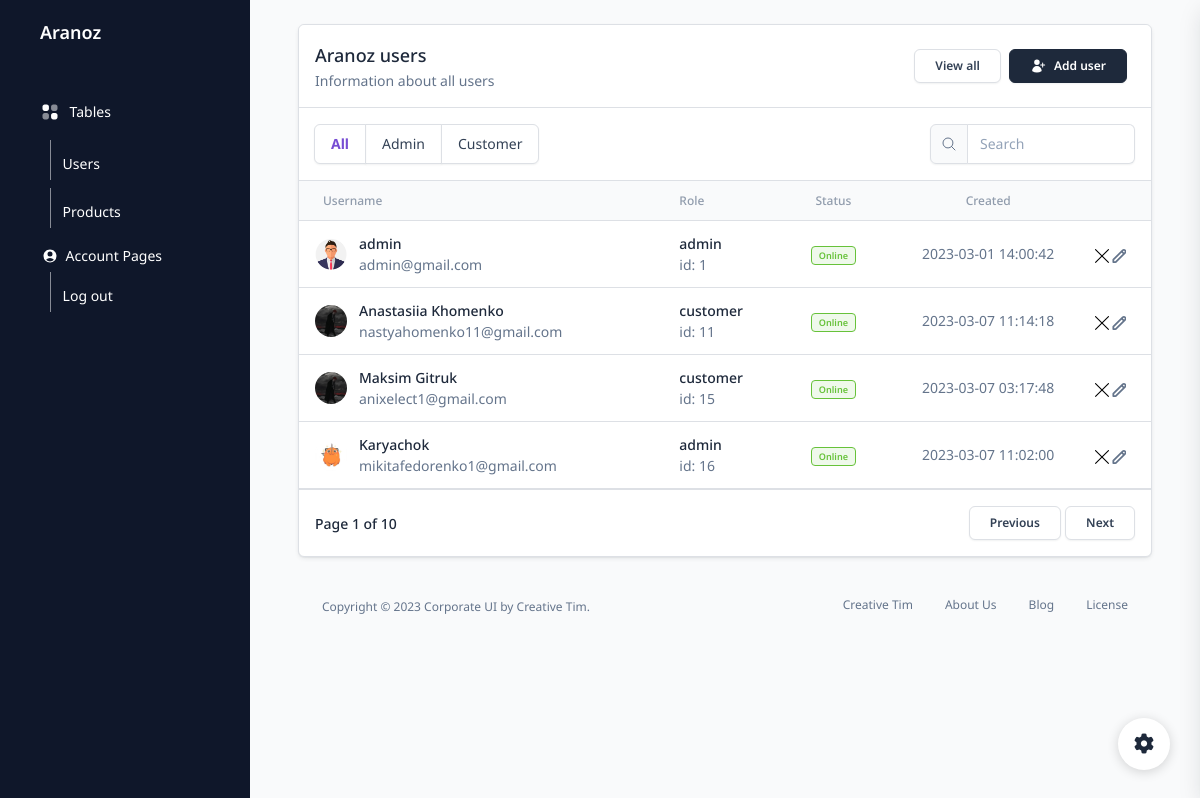
Screenshot of /admin/pages/page.php?page=users (signed in) with the database file from the repository.
### tables this page shows
CREATE TABLE `users` (
  `id` int(11) NOT NULL,
  `email` varchar(255) NOT NULL,
  `username` varchar(255) NOT NULL,
  `password` varchar(255) NOT NULL,
  `telephone` varchar(30) DEFAULT NULL,
  `avatar` varchar(255) NOT NULL DEFAULT 'default.jpg',
  `country` varchar(255) DEFAULT NULL,
  `city` varchar(50) DEFAULT NULL,
  `address` varchar(255) DEFAULT NULL,
  `postcode` int(8) DEFAULT NULL,
  `created` datetime NOT NULL DEFAULT current_timestamp(),
  `role` varchar(255) NOT NULL DEFAULT 'customer'
);

### admin/configs/helpers.php (called while the page is built, shortened)
<?php
	function isLogin() {
		if (isset($_COOKIE) || isset($_SESSION)) {
			$is_session = null;
			$is_cookie = null;
			if(isset($_COOKIE['user_id']))
				$is_cookie = $_COOKIE['user_id'] != null && isset($_COOKIE['user_id']);
			if( $is_session != null || $is_cookie != null && $is_session || $is_cookie) {
				return true;
			} else {
				return false;
			}
		} else {
			echo "Error SESSION: " . var_dump($_SESSION);
			echo  "Error COOKIE: " . var_dump($_COOKIE);
		}
	}
	function getAllUsers($boolean_val) {
		global $conn;
		if ($boolean_val)
			$sql = "SELECT * FROM users ORDER BY id ASC";
		else
			$sql = "SELECT * FROM users ORDER BY id DESC";
		return mysqli_query($conn, $sql);
	}
 ?>

### admin/pages/users.php (called while the page is built, shortened)
<?php
require($_SERVER['DOCUMENT_ROOT'] . '/admin/modules/users/all.php');

### admin/modules/users/all.php (the view, shortened to what this page needs)
<div class="row">
        <div class="col-12">
          <div class="card border shadow-xs mb-4">
            <div class="card-header border-bottom pb-0">
              <div class="d-sm-flex align-items-center">
                <div>
                  <h6 class="font-weight-semibold text-lg mb-0">Aranoz users</h6>
                  <p class="text-sm">Information about all users</p>
                </div>
                <div class="ms-auto d-flex">
                  <button type="button" class="btn btn-sm btn-white me-2">
                    View all
                  </button>
                  <button type="button" class="btn btn-sm btn-dark btn-icon d-flex align-items-center me-2" data-bs-toggle="modal" data-bs-target="#users_add_modal">
                    <span class="btn-inner--icon">
                    </span>
                    <span class="btn-inner--text">Add user</span>
                  </button>
                </div>
              </div>
            </div>
            <div class="card-body px-0 py-0">
              <div class="border-bottom py-3 px-3 d-sm-flex align-items-center">
                <div class="btn-group" role="group" aria-label="Basic radio toggle button group">
                  <label class="btn btn-white px-3 mb-0" for="btnradiotable1">All</label>
                  <label class="btn btn-white px-3 mb-0" for="btnradiotable2">Admin</label>
                  <label class="btn btn-white px-3 mb-0" for="btnradiotable3">Customer</label>
                </div>
                <div class="input-group w-sm-25 ms-auto">
                  <span class="input-group-text text-body">
                    <svg xmlns="http://www.w3.org/2000/svg" width="16px" height="16px" fill="none" viewBox="0 0 24 24" stroke-width="1.5" stroke="currentColor">
                      <path stroke-linecap="round" stroke-linejoin="round" d="M21 21l-5.197-5.197m0 0A7.5 7.5 0 105.196 5.196a7.5 7.5 0 0010.607 10.607z"></path>
                    </svg>
                  </span>
                  <input type="text" class="form-control" placeholder="Search">
                </div>
              </div>
              <div class="table-responsive p-0">
                <table class="table align-items-center mb-0">
                  <thead class="bg-gray-100">
                    <tr>
                      <th class="text-secondary text-xs font-weight-semibold opacity-7">Username</th>
                      <th class="text-secondary text-xs font-weight-semibold opacity-7 ps-2">Role</th>
                      <th class="text-center text-secondary text-xs font-weight-semibold opacity-7">Status</th>
                      <th class="text-center text-secondary text-xs font-weight-semibold opacity-7">Created</th>
                      <th class="text-secondary opacity-7"></th>
                    </tr>
                  </thead>
                  <tbody>
                    <?php
                      $users = getAllUsers(true);
                      while($user = $users->fetch_assoc()) :?>
                          <tr>
                            <td>
                              <div class="d-flex px-2 py-1">
                                <div class="d-flex align-items-center">
                                  <img style="object-fit: cover;" src="/uploads/avatar/<?= $user['avatar']  ?>" class="avatar avatar-sm rounded-circle me-2" alt="user1">
                                </div>
                                <div class="d-flex flex-column justify-content-center ms-1">
                                  <h6 class="mb-0 text-sm font-weight-semibold"><?= $user['username']  ?></h6>
                                  <p class="text-sm text-secondary mb-0"><?= $user['email']  ?></p>
                                </div>
                              </div>
                            </td>
                            <td>
                              <p class="text-sm text-dark font-weight-semibold mb-0"><?= $user['role']  ?></p>
                              <p class="text-sm text-secondary mb-0">id: <?= $user['id']  ?></p>
                            </td>
                            <td class="align-middle text-center text-sm">
                              <span class="badge badge-sm border border-success text-success bg-success">Online</span>
                            </td>
                            <td class="align-middle text-center">
                              <span class="text-secondary text-sm font-weight-normal"><?= $user['created']  ?></span>
                            </td>
                            <td class="align-middle">
                               <a href="/admin/modules/users/delete.php?id=<?= $user['id'] ?>" class="text-secondary font-weight-bold text-xs" data-bs-toggle="tooltip" data-bs-title="Delete user">
                                </a>
                              <a type="button" class="text-secondary font-weight-bold text-xs"
                               data-bs-toggle="modal" data-bs-target="#users_edit_modal" id="users_edit_modal_id"
                               data-bs-title="Edit user" data-user_id="<?$user['id'];?>"
                               onclick="editUserToModalInput (
                                        '<?php echo $user['id'];?>',
                                        '<?php echo $user['email'];?>',
                                        '<?php echo $user['username'];?>',
                                        '<?php echo $user['password'];?>',
                                        '<?php echo $user['avatar'];?>',
                                        '<?php echo $user['role'];?>'
                                      )">
                                <span class="btn-innoer--icon">
                                </span>
                              </a>
                            </td>
                          </tr>
                      <?php endwhile ?>
                  </tbody>
                </table>
              </div>
              <div class="border-top py-3 px-3 d-flex align-items-center">
                <p class="font-weight-semibold mb-0 text-dark text-sm">Page 1 of 10</p>
                <div class="ms-auto">
                  <button class="btn btn-sm btn-white mb-0">Previous</button>
                  <button class="btn btn-sm btn-white mb-0">Next</button>
                </div>
              </div>
            </div>
          </div>
        </div>
      </div>

### admin/partials/header.php (shortened to what this page needs)
<?php require($_SERVER['DOCUMENT_ROOT'] . '../configs/db.php'); ?>
<?php require($_SERVER['DOCUMENT_ROOT'] . '/admin/configs/helpers.php'); ?>
<!DOCTYPE html>
<html lang="en">
<head>
  <link href="../assets/css/nucleo-icons.css" rel="stylesheet" />
  <link href="../assets/css/nucleo-svg.css" rel="stylesheet" />
  <link href="../assets/css/nucleo-svg.css" rel="stylesheet" />
  <link id="pagestyle" href="../assets/css/corporate-ui-dashboard.css?v=1.0.0" rel="stylesheet" />
</head>
<body class="g-sidenav-show  bg-gray-100">

### admin/partials/sidebar.php (shortened to what this page needs)
<aside class="sidenav navbar navbar-vertical navbar-expand-xs border-0 bg-slate-900 fixed-start " id="sidenav-main">
    <div class="sidenav-header">
      <a class="navbar-brand d-flex align-items-center m-0" href="/admin/index.php" >
        <span class="font-weight-bold text-lg">Aranoz</span>
      </a>
    </div>
    <div class="collapse navbar-collapse px-4  w-auto " id="sidenav-collapse-main">
      <ul class="navbar-nav">
        <li class="nav-item">
          <a class="nav-link mt-2" href="/admin/pages/tables.php">
            <div class="icon icon-shape icon-sm px-0 text-center d-flex align-items-center justify-content-center">
            </div>
            <span class="nav-link-text ms-1">Tables</span>
          </a>
        </li>
        <li class="nav-item border-start my-1 pt-2">
        <a class="nav-link position-relative ms-0 ps-2 py-2 " href="/admin/pages/page.php?page=users">
          <span class="nav-link-text ms-1">Users</span>
        </a>
      </li>
      <li class="nav-item border-start my-1 pt-2">
        <a class="nav-link position-relative ms-0 ps-2 py-2 " href="/admin/pages/page.php?page=products">
          <span class="nav-link-text ms-1">Products</span>
        </a>
        <li class="nav-item mt-2">
          <div class="d-flex align-items-center nav-link">
            <span class="font-weight-normal text-md ms-2">Account Pages</span>
          </div>
        </li>
          <?php
            if(isLogin()): ?>
            <li class="nav-item border-start my-0 pt-2">
              <a class="nav-link position-relative ms-0 ps-2 py-2 " href="/php_scripts/logout.php">
                <span class="nav-link-text ms-1">Log out</span>
              </a>
            </li>
           <?php endif ?>
      </ul>
    </div>
  </aside>

### admin/pages/page.php (shortened to what this page needs)
<?php
require($_SERVER['DOCUMENT_ROOT'] . '/admin/partials/header.php');
require($_SERVER['DOCUMENT_ROOT'] . '/admin/partials/sidebar.php');
?>
<main class="main-content position-relative max-height-vh-100 h-100 border-radius-lg ">
    <div class="container-fluid py-4 px-5">
        <?php
        $page = 'tables';
        if (isset($_GET['page'])) {
            switch ($_GET['page']) {
                case 'users':
                    $page = 'users';
                    break;
            }
        }
        require($_SERVER['DOCUMENT_ROOT'] . "/admin/pages/$page.php");
        require($_SERVER['DOCUMENT_ROOT'] . '/admin/modules/tables_main_footer.php');
        ?> </div>
</main>
<?php
require($_SERVER['DOCUMENT_ROOT'] . '/admin/partials/footer.php')
?>

### admin/modules/tables_main_footer.php (shortened to what this page needs)
<footer class="footer pt-3  ">
       <div class="container-fluid">
         <div class="row align-items-center justify-content-lg-between">
           <div class="col-lg-6 mb-lg-0 mb-4">
             <div class="copyright text-center text-xs text-muted text-lg-start">
               Copyright
               ©
               Corporate UI by
               <a href="https://www.creative-tim.com" class="text-secondary" target="_blank">Creative Tim</a>.
             </div>
           </div>
           <div class="col-lg-6">
             <ul class="nav nav-footer justify-content-center justify-content-lg-end">
               <li class="nav-item">
                 <a href="https://www.creative-tim.com" class="nav-link text-xs text-muted" target="_blank">Creative Tim</a>
               </li>
               <li class="nav-item">
                 <a href="https://www.creative-tim.com/presentation" class="nav-link text-xs text-muted" target="_blank">About Us</a>
               </li>
               <li class="nav-item">
                 <a href="https://www.creative-tim.com/blog" class="nav-link text-xs text-muted" target="_blank">Blog</a>
               </li>
               <li class="nav-item">
                 <a href="https://www.creative-tim.com/license" class="nav-link text-xs pe-0 text-muted" target="_blank">License</a>
               </li>
             </ul>
           </div>
         </div>
       </div>
     </footer>

### admin/partials/footer.php (shortened to what this page needs)
<div class="fixed-plugin">
    <a class="fixed-plugin-button text-dark position-fixed px-3 py-2">
      <i class="fa fa-cog py-2"></i>
    </a>
  </div>
</body>
</html>

### admin/assets/css/nucleo-svg.css (style rules this page uses)
.icon { display: inline-block; color: #111111; height: 1em; width: 1em; }
.icon-sm { height: 0.8em; width: 0.8em; }
.icon { fill: currentColor; stroke: none; }

### admin/pages/page.php (style rules this page uses)
.navbar-vertical.navbar-expand-xs { overflow-y: unset; }

### rows the page displays
users: avatar (placeholder picture), username "admin", email "admin@gmail.com", role "admin", id "1", created "2023-03-01 14:00:42"
users: avatar (picture), username "Anastasiia Khomenko", email "nastyahomenko11@gmail.com", role "customer", id "11", created "2023-03-07 11:14:18"
users: avatar (picture), username "Maksim Gitruk", email "anixelect1@gmail.com", role "customer", id "15", created "2023-03-07 03:17:48"
users: avatar (picture), username "Karyachok", email "mikitafedorenko1@gmail.com", role "admin", id "16", created "2023-03-07 11:02:00"
